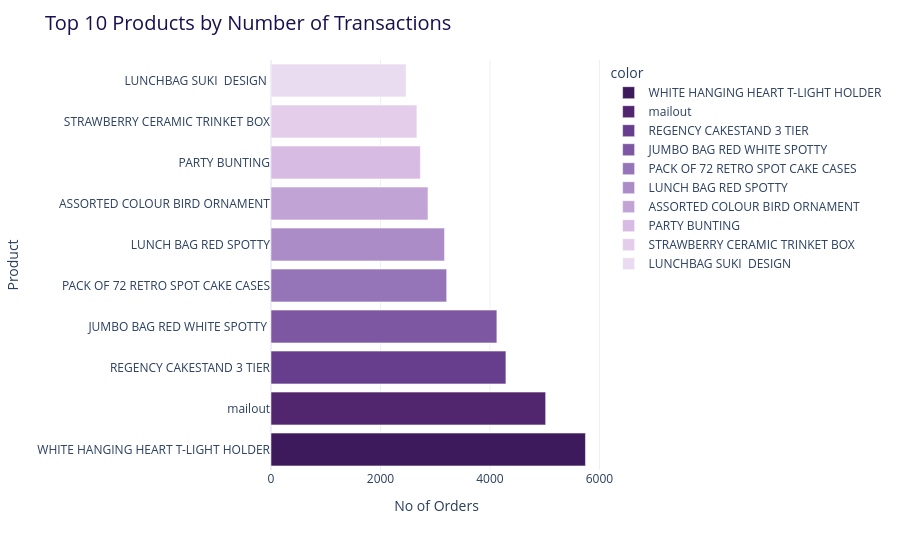

Notebook code for this chart:
### Code cell
fig = px.bar(trans_count, x= trans_count.values, y=trans_count.index, 
            orientation="h",
            color=trans_count.index,
            color_discrete_sequence=[
                "#3C1A5B",
                "#51266F",
                "#673E8E",
                "#7E57A2",
                "#9575B8",
                "#AB8CC7",
                "#C1A3D6",
                "#D7BBE3",
                "#E3CDEB",
                "#EADCF0"
            ])

fig.update_layout(title="Top 10 Products by Number of Transactions",title_font=dict(size=20, color="#18104F"),
    xaxis_title="No of Orders",
    yaxis_title="Product",
    height=550,
    template="plotly_white"
)


fig.show()

### Figure 1 — Plotly figure (JSON) as saved in the notebook; plotly's stock layout.template omitted (floating-point values rounded to 4 significant figures)
{"data": [{"hovertemplate": "color=WHITE HANGING HEART T-LIGHT HOLDER<br>x=%{x}<br>y=%{y}<extra></extra>", "legendgroup": "WHITE HANGING HEART T-LIGHT HOLDER", "marker": {"color": "#3C1A5B", "pattern": {"shape": ""}}, "name": "WHITE HANGING HEART T-LIGHT HOLDER", "orientation": "h", "showlegend": true, "textposition": "auto", "type": "bar", "x": [5744], "xaxis": "x", "y": ["WHITE HANGING HEART T-LIGHT HOLDER"], "yaxis": "y"}, {"hovertemplate": "color=mailout<br>x=%{x}<br>y=%{y}<extra></extra>", "legendgroup": "mailout", "marker": {"color": "#51266F", "pattern": {"shape": ""}}, "name": "mailout", "orientation": "h", "showlegend": true, "textposition": "auto", "type": "bar", "x": [5017], "xaxis": "x", "y": ["mailout"], "yaxis": "y"}, {"hovertemplate": "color=REGENCY CAKESTAND 3 TIER<br>x=%{x}<br>y=%{y}<extra></extra>", "legendgroup": "REGENCY CAKESTAND 3 TIER", "marker": {"color": "#673E8E", "pattern": {"shape": ""}}, "name": "REGENCY CAKESTAND 3 TIER", "orientation": "h", "showlegend": true, "textposition": "auto", "type": "bar", "x": [4291], "xaxis": "x", "y": ["REGENCY CAKESTAND 3 TIER"], "yaxis": "y"}, {"hovertemplate": "color=JUMBO BAG RED WHITE SPOTTY <br>x=%{x}<br>y=%{y}<extra></extra>", "legendgroup": "JUMBO BAG RED WHITE SPOTTY ", "marker": {"color": "#7E57A2", "pattern": {"shape": ""}}, "name": "JUMBO BAG RED WHITE SPOTTY ", "orientation": "h", "showlegend": true, "textposition": "auto", "type": "bar", "x": [4126], "xaxis": "x", "y": ["JUMBO BAG RED WHITE SPOTTY "], "yaxis": "y"}, {"hovertemplate": "color=PACK OF 72 RETRO SPOT CAKE CASES<br>x=%{x}<br>y=%{y}<extra></extra>", "legendgroup": "PACK OF 72 RETRO SPOT CAKE CASES", "marker": {"color": "#9575B8", "pattern": {"shape": ""}}, "name": "PACK OF 72 RETRO SPOT CAKE CASES", "orientation": "h", "showlegend": true, "textposition": "auto", "type": "bar", "x": [3209], "xaxis": "x", "y": ["PACK OF 72 RETRO SPOT CAKE CASES"], "yaxis": "y"}, {"hovertemplate": "color=LUNCH BAG RED SPOTTY<br>x=%{x}<br>y=%{y}<extra></extra>", "legendgroup": "LUNCH BAG RED SPOTTY", "marker": {"color": "#AB8CC7", "pattern": {"shape": ""}}, "name": "LUNCH BAG RED SPOTTY", "orientation": "h", "showlegend": true, "textposition": "auto", "type": "bar", "x": [3170], "xaxis": "x", "y": ["LUNCH BAG RED SPOTTY"], "yaxis": "y"}, {"hovertemplate": "color=ASSORTED COLOUR BIRD ORNAMENT<br>x=%{x}<br>y=%{y}<extra></extra>", "legendgroup": "ASSORTED COLOUR BIRD ORNAMENT", "marker": {"color": "#C1A3D6", "pattern": {"shape": ""}}, "name": "ASSORTED COLOUR BIRD ORNAMENT", "orientation": "h", "showlegend": true, "textposition": "auto", "type": "bar", "x": [2867], "xaxis": "x", "y": ["ASSORTED COLOUR BIRD ORNAMENT"], "yaxis": "y"}, {"hovertemplate": "color=PARTY BUNTING<br>x=%{x}<br>y=%{y}<extra></extra>", "legendgroup": "PARTY BUNTING", "marker": {"color": "#D7BBE3", "pattern": {"shape": ""}}, "name": "PARTY BUNTING", "orientation": "h", "showlegend": true, "textposition": "auto", "type": "bar", "x": [2728], "xaxis": "x", "y": ["PARTY BUNTING"], "yaxis": "y"}, {"hovertemplate": "color=STRAWBERRY CERAMIC TRINKET BOX<br>x=%{x}<br>y=%{y}<extra></extra>", "legendgroup": "STRAWBERRY CERAMIC TRINKET BOX", "marker": {"color": "#E3CDEB", "pattern": {"shape": ""}}, "name": "STRAWBERRY CERAMIC TRINKET BOX", "orientation": "h", "showlegend": true, "textposition": "auto", "type": "bar", "x": [2665], "xaxis": "x", "y": ["STRAWBERRY CERAMIC TRINKET BOX"], "yaxis": "y"}, {"hovertemplate": "color=LUNCHBAG SUKI  DESIGN <br>x=%{x}<br>y=%{y}<extra></extra>", "legendgroup": "LUNCHBAG SUKI  DESIGN ", "marker": {"color": "#EADCF0", "pattern": {"shape": ""}}, "name": "LUNCHBAG SUKI  DESIGN ", "orientation": "h", "showlegend": true, "textposition": "auto", "type": "bar", "x": [2468], "xaxis": "x", "y": ["LUNCHBAG SUKI  DESIGN "], "yaxis": "y"}], "layout": {"barmode": "relative", "height": 550, "legend": {"title": {"text": "color"}, "tracegroupgap": 0}, "margin": {"t": 60}, "title": {"font": {"color": "#18104F", "size": 20}, "text": "Top 10 Products by Number of Transactions"}, "xaxis": {"anchor": "y", "domain": [0, 1], "title": {"text": "No of Orders"}}, "yaxis": {"anchor": "x", "domain": [0, 1], "title": {"text": "Product"}}}}
